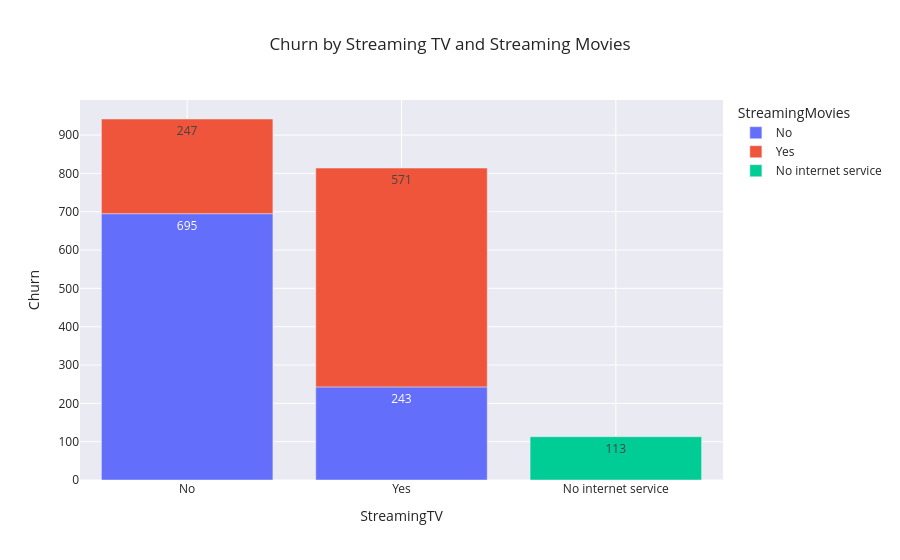

Notebook cell for this chart:
### Code cell
#Churn by Streaming TV and Streaming Movies

import plotly.express as px

fig = px.bar(
    f,
    x="StreamingTV",
    y="Churn",
    color="StreamingMovies",
    text="Churn",
    title="Churn by Streaming TV and Streaming Movies"
)

fig.update_layout(template="seaborn")

fig.show()

### Figure 1 — Plotly figure (JSON) as saved in the notebook; plotly's stock layout.template omitted (floating-point values rounded to 4 significant figures)
{"data": [{"hovertemplate": "StreamingMovies=No<br>StreamingTV=%{x}<br>Churn=%{text}<extra></extra>", "legendgroup": "No", "marker": {"color": "#636efa", "pattern": {"shape": ""}}, "name": "No", "orientation": "v", "showlegend": true, "text": [695.0, 243.0], "textposition": "auto", "type": "bar", "x": ["No", "Yes"], "xaxis": "x", "y": [695, 243], "yaxis": "y"}, {"hovertemplate": "StreamingMovies=Yes<br>StreamingTV=%{x}<br>Churn=%{text}<extra></extra>", "legendgroup": "Yes", "marker": {"color": "#EF553B", "pattern": {"shape": ""}}, "name": "Yes", "orientation": "v", "showlegend": true, "text": [571.0, 247.0], "textposition": "auto", "type": "bar", "x": ["Yes", "No"], "xaxis": "x", "y": [571, 247], "yaxis": "y"}, {"hovertemplate": "StreamingMovies=No internet service<br>StreamingTV=%{x}<br>Churn=%{text}<extra></extra>", "legendgroup": "No internet service", "marker": {"color": "#00cc96", "pattern": {"shape": ""}}, "name": "No internet service", "orientation": "v", "showlegend": true, "text": [113.0], "textposition": "auto", "type": "bar", "x": ["No internet service"], "xaxis": "x", "y": [113], "yaxis": "y"}], "layout": {"barmode": "relative", "legend": {"title": {"text": "StreamingMovies"}, "tracegroupgap": 0}, "title": {"text": "Churn by Streaming TV and Streaming Movies"}, "xaxis": {"anchor": "y", "domain": [0, 1], "title": {"text": "StreamingTV"}}, "yaxis": {"anchor": "x", "domain": [0, 1], "title": {"text": "Churn"}}}}
